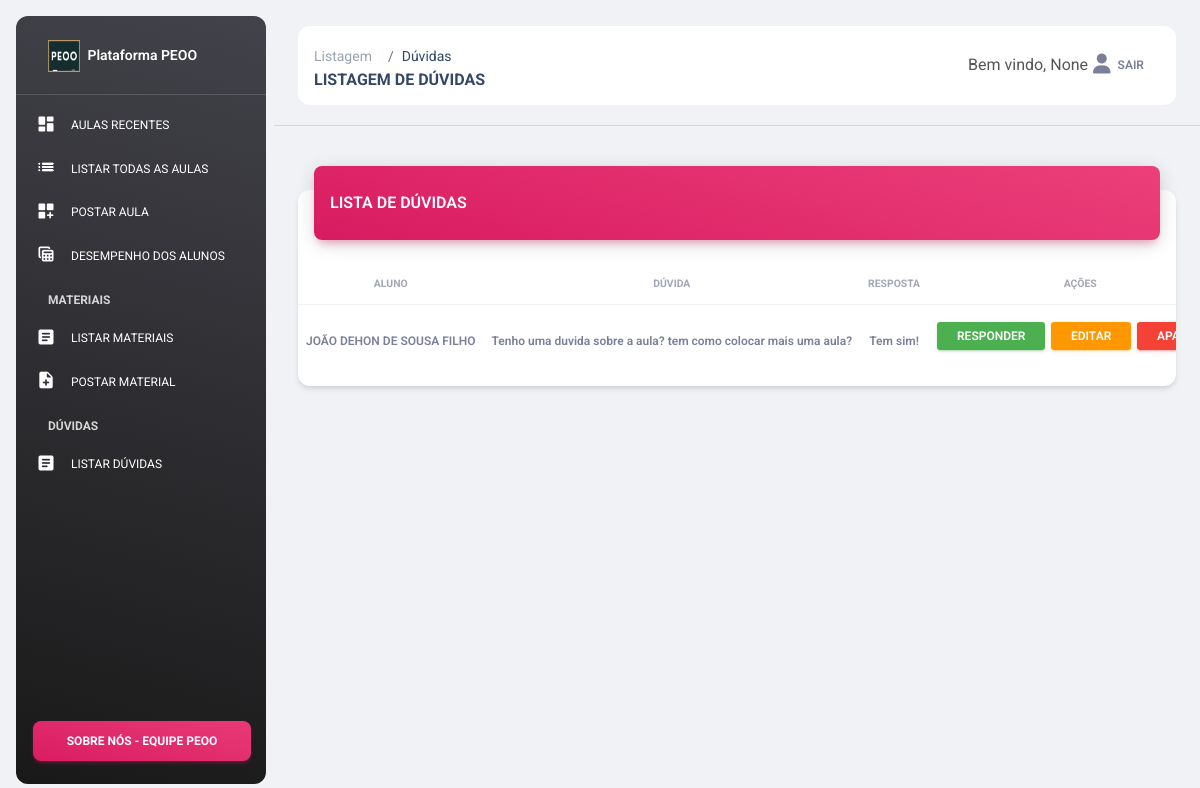
The app's page /duvidas (signed in) with its own data.
### tables this page shows
CREATE TABLE duvidas (
  id integer primary key autoincrement,
  duvida text not null,
  created_at datetime default (strftime('%Y-%m-%d %H:%M:%S', 'now', 'localtime')),
  usuario_id integer,
  foreign key (usuario_id) references usuarios (id)
);

CREATE TABLE "usuarios" (id INTEGER PRIMARY KEY AUTOINCREMENT NOT NULL,
                   nome varchar(40) NOT NULL,
                   email varchar(80) NOT NULL,
                   nivel_acesso INTEGER NOT NULL, matricula INTEGER);

### app/routes.py (the view)
@app.route('/duvidas', methods=['GET',])
@login_is_required
def listar_duvidas():
  if( session['infos']['tipo_vinculo'] != 1 ):
    flash('Você não possui permissão!', 'warning')
    return redirect(url_for('painel_aluno', usuario_id=session['infos']['id']))
  duvidadao = DuvidaDAO(get_db())
  duvidas = duvidadao.listar()
  return render_template("listar-duvidas.html", duvidas=duvidas)

### app/controllers/duvidasdao.py (called while the page is built)
  def listar(self):
    sql = """
    select
    duvidas.*,
    usuarios.nome,
    case
	    when duvidas.id in (select respostas.duvida_id from respostas) then (select respostas.texto from respostas where respostas.duvida_id = duvidas.id)
	    else ''
    end as 'resposta',
    case
	    when duvidas.id in (select respostas.duvida_id from respostas) then (select respostas.id from respostas where respostas.duvida_id = duvidas.id)
	    else ''
    end as 'resposta'
    from duvidas
    join usuarios
    on duvidas.usuario_id = usuarios.id;
    """
    self.cursor.execute(sql)
    return self.cursor.fetchall()

### app/models/connection.py (called while the page is built)
def get_db():
  db = getattr(g, '_database', None)
  if db is None:
    g._database = sqlite3.connect(DATABASE)
    db = g._database
  return db

@app.teardown_appcontext
def close_connection(exception):
  db = getattr(g, '_database', None)
  if db is not None:
    db.close()

### app/utils/__init__.py (called while the page is built)
def login_is_required(f):
  @wraps(f)
  def decorated_function(*args, **kwargs):
    if( session.get('logged') is None ):
      flash("É necessário estar logado para ter acesso a essa funcionalidade!", "warning")
      return redirect(url_for("signin_suap"))
    return f(*args, **kwargs)
  return decorated_function

### app/templates/listar-duvidas.html (shortened to what this page needs)
<!DOCTYPE html>
<html lang="en">
<head>
  {% include "components/head.html" %}
</head>
<body class="g-sidenav-show  bg-gray-200">
  {% include "components/navbar.html" %}
  <main class="main-content position-relative max-height-vh-100 h-100 border-radius-lg "><br>
  <nav class="navbar navbar-main navbar-expand-lg px-0 mx-4 shadow-none border-radius-xl" id="navbarBlur" navbar-scroll="true">
    <div class="container-fluid py-1 px-3">
      <nav aria-label="breadcrumb">
        <ol class="breadcrumb bg-transparent mb-0 pb-0 pt-2 px-0 me-sm-6 me-5">
          <li class="breadcrumb-item text-sm"><a class="opacity-5 text-dark" href="javascript:;">Listagem</a></li>
          <li class="breadcrumb-item text-sm text-dark active" aria-current="page">Dúvidas</li>
        </ol>
        <h6 class="font-weight-bolder mb-0">Listagem de dúvidas</h6>
      </nav>
      <div class="collapse navbar-collapse mt-sm-0 mt-2 me-md-0 me-sm-4" id="navbar">
        <ul class="navbar-nav ms-md-auto pe-md-3 d-flex align-items-center justify-content-end">
          <li class="nav-item d-flex align-items-center">
            <span class="d-sm-inline d-none">Bem vindo, {{session['infos']['nome_usual']}}</span>
          </li>
          <li class="nav-item d-flex align-items-center">
            <a href="{{ url_for('logout') }}" class="nav-link text-body font-weight-bold px-0">
              <i class="fa fa-user me-sm-1"></i>
              <span class="d-sm-inline d-none">Sair</span>
            </a>
          </li>
        </ul>
      </div>
    </div>
  </nav>
	<hr>
    <div class="container-fluid py-4">
      <div class="row">
        <div class="col-12">
          <div class="card my-4">
            <div class="card-header p-0 position-relative mt-n4 mx-3 z-index-2">
              <div class="bg-gradient-primary shadow-primary border-radius-lg pt-4 pb-3">
                <h6 class="text-white text-capitalize ps-3">LISTA DE DÚVIDAS</h6>
              </div>
            </div>
            <div class="card-body px-0 pb-2">
              <div class="table-responsive p-0">
                <table class="table align-items-center mb-0">
                  <thead>
                    <tr>
                      <th class="text-center text-uppercase text-secondary text-xxs font-weight-bolder opacity-7">Aluno</th>
                      <th class="text-center text-uppercase text-secondary text-xxs font-weight-bolder opacity-7">Dúvida</th>
                      <th class="text-center text-uppercase text-secondary text-xxs font-weight-bolder opacity-7">Resposta</th>
					            <th class="text-center text-uppercase text-secondary text-xxs font-weight-bolder opacity-7">Ações</th>
                    </tr>
                  </thead>
                  <tbody>
                    {% for duvida in duvidas %}
                    <tr>
                      <td class="align-middle text-center text-sm">
                        <p class="text-xs font-weight-bold mb-0" href="#">{{duvida[4]}}</p>
                      </td>
                      <td class="align-middle text-center text-sm">
                        <p class="text-xs font-weight-bold mb-0">{{duvida[1]}}</p>
                      </td>
                      <td class="align-middle text-center text-sm">
                        <p class="text-xs font-weight-bold mb-0" href="#">{{duvida[5]}}</p>
                      </td>
					            <td class="align-middle text-center text-sm">
                        <a href="/responder-duvida/{{duvida[0]}}/" type="button" class="btn btn-success btn-sm"><p class="text-xs font-weight-bold mb-0">Responder</p></a>
                        <a href="/editar-resposta/{{duvida[6]}}/" type="button" class="btn btn-warning btn-sm"><p class="text-xs font-weight-bold mb-0">Editar</p></a>
                        <a href="/apagar-resposta/{{duvida[6]}}/" type="button" class="btn btn-danger btn-sm"><p class="text-xs font-weight-bold mb-0">Apagar</p></a>
                      </td>
                    </tr>
                    {% endfor %}
                  </tbody>
                </table>
              </div>
            </div>
          </div>
        </div>
      </div>
    </div>
  </main>
</body>
</html>

### records on screen
duvidas: nome "JOÃO DEHON DE SOUSA FILHO", duvida "Tenho uma duvida sobre a aula? tem como colocar mais uma aula?", duvida "Tem sim!"

### other values on screen
{{ session['infos']['nome_usual'] }} "None"
